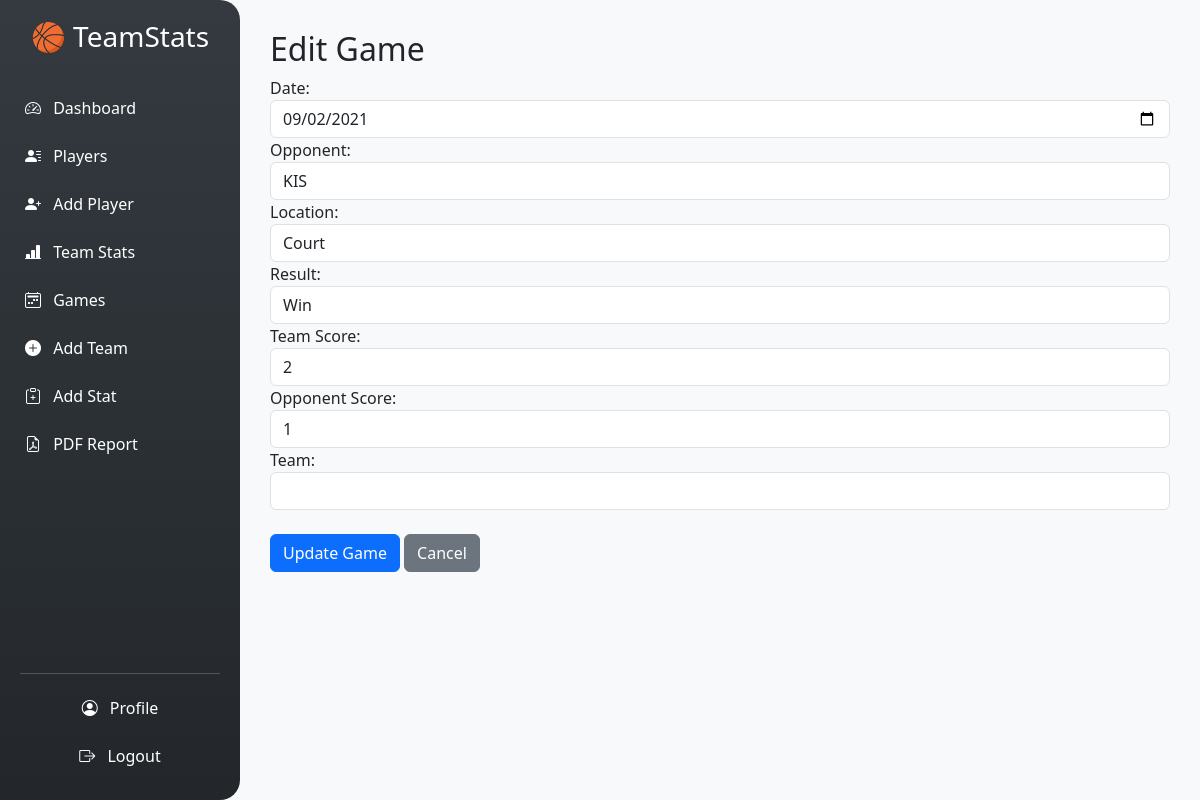
The page /games/1/edit (signed in) on the database its author committed.
### app/models.py (models this page shows)
class Game(db.Model):
    id = db.Column(db.Integer, primary_key=True)
    date = db.Column(db.Date, nullable=False)
    opponent = db.Column(db.String(100), nullable=False)
    location = db.Column(db.String(100))
    result = db.Column(db.String(10))
    team_score = db.Column(db.Integer)
    opponent_score = db.Column(db.Integer)
    team_id = db.Column(db.Integer, db.ForeignKey('team.id'), nullable=True)
    team = db.relationship('Team', back_populates='games')
    user_id = db.Column(db.Integer, db.ForeignKey('user.id'), nullable=False)
    user = db.relationship('User', backref='games')

### app/routes/games.py (the view, shortened to what this page needs)
@games_bp.route('/<int:game_id>/edit', methods=['GET', 'POST'])
@login_required
def edit_game(game_id):
    game = Game.query.get_or_404(game_id)
    return render_template('edit_game.html', game=game)

### app/__init__.py (called while the page is built)
def create_app():
    app = Flask(__name__, instance_relative_config=True)
    app.config['SQLALCHEMY_DATABASE_URI'] = 'sqlite:///basketball.db'
    app.config['SQLALCHEMY_TRACK_MODIFICATIONS'] = False
    app.secret_key = os.environ.get("SECRET_KEY")
    db.init_app(app)
    migrate.init_app(app, db)
    login_manager = LoginManager()
    login_manager.login_view = "auth.login"
    login_manager.init_app(app)
    @login_manager.user_loader
    def load_user(user_id):
        return User.query.get(int(user_id))
    app.register_blueprint(core_bp)
    app.register_blueprint(auth_bp)
    app.register_blueprint(dashboard_bp)
    app.register_blueprint(players_bp)
    app.register_blueprint(teams_bp)
    app.register_blueprint(games_bp)
    app.register_blueprint(reports_bp)
    return app

### app/templates/edit_game.html (shortened to what this page needs)
{% extends 'base.html' %}
{% block content %}
<h2>Edit Game</h2>
<form method="POST">
    <label>Date:</label>
    <input type="date" name="date" class="form-control" value="{{ game.date }}">
    <label>Opponent:</label>
    <input type="text" name="opponent" class="form-control" value="{{ game.opponent }}">
    <label>Location:</label>
    <input type="text" name="location" class="form-control" value="{{ game.location }}">
    <label>Result:</label>
    <select name="result" class="form-control">
        <option value="Win" {% if game.result == 'Win' %}selected{% endif %}>Win</option>
    </select>
    <label>Team Score:</label>
    <input type="number" name="team_score" class="form-control" value="{{ game.team_score }}">
    <label>Opponent Score:</label>
    <input type="number" name="opponent_score" class="form-control" value="{{ game.opponent_score }}">
    <label>Team:</label>
    <select name="team_id" class="form-control">
    </select>
    <br>
    <button type="submit" class="btn btn-primary">Update Game</button>
    <a href="{{ url_for('games.games') }}" class="btn btn-secondary">Cancel</a>
</form>
{% endblock %}

### app/templates/base.html (style rules this page uses)
body { margin: 0; font-family: 'Segoe UI', sans-serif; background-color: #f8f9fa; }

### rows shown on the page
Game: date "09/02/2021", opponent "KIS", location "Court", result "Win", team_score "2", opponent_score "1"
